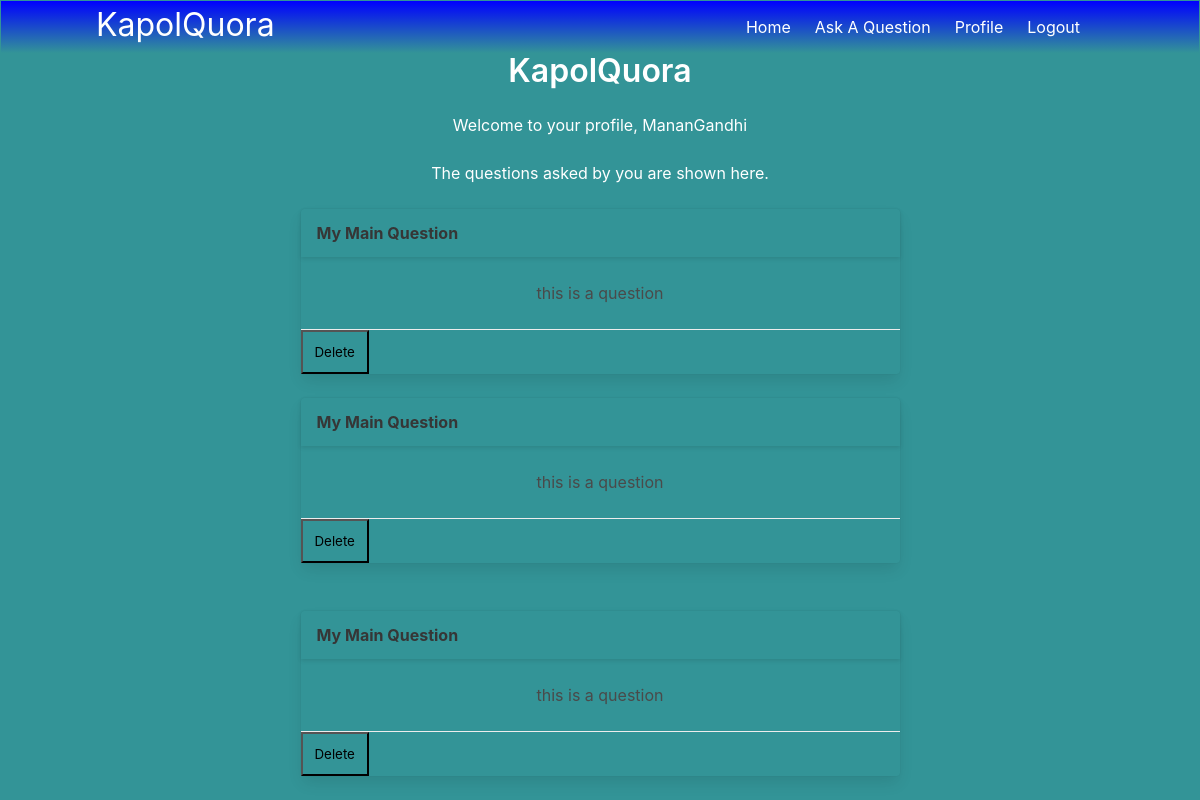
The app's page /profile (signed in), older data.
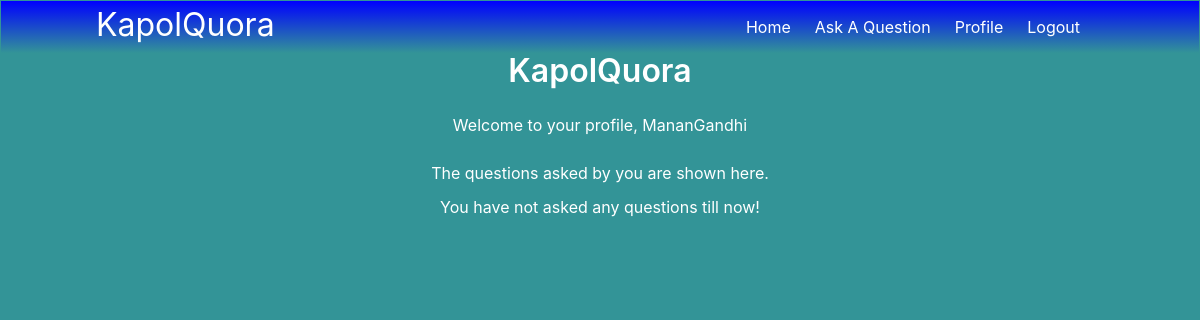
The same page, newer data.
### models.py (models this page shows)
class Questions(db.Model):
    sno=db.Column(db.Integer, primary_key=True)
    question=db.Column(db.String(1000))
    description=db.Column(db.String(100000))
    author=db.Column(db.String(1000))
    std=db.Column(db.Integer())
    answer=db.Column(db.String(100000))

### main.py (the view)
@main.route('/profile')
@login_required
def profile():
    return render_template('profile.html', data=Questions.query.filter(Questions.author==current_user.name).all(), user=current_user.name)

### initial.py (called while the page is built)
def create_app():
    app = Flask(__name__)
    app.config['FLASK_ADMIN_SWATCH'] = 'cerulean'
    app.config['SECRET_KEY'] = 'This-is-my-Secret'
    app.config['SQLALCHEMY_DATABASE_URI'] = 'sqlite:///db.sqlite'
    db.init_app(app)
    login_manager = LoginManager()
    login_manager.login_view = 'auth.login'
    login_manager.init_app(app)
    from models import User
    @login_manager.user_loader
    def load_user(user_id):
        return User.query.get(int(user_id))
    from auth import auth as auth_blueprint
    app.register_blueprint(auth_blueprint)
    from main import main as main_blueprint
    app.register_blueprint(main_blueprint)
    return app

### templates/profile.html (shortened to what this page needs)
{% extends "base.html" %}
{% block content %}
<div style="position:relative; top:0%; text-align: center;">
<h1 class="title">KapolQuora</h1>
<h2>Welcome to your profile, {{user}}</h2><br>
<h5>The questions asked by you are shown here.</h5>
{% if data %}
{% for x in data %}
<br>
<div class="card" style="text-align: center; margin:auto; width: 50%; background-color: transparent;">
    <div class="card-header" style="align-content: center;">
      <p class="card-header-title" style="align-content: center;">
        {{x.question}}
      </p>
    </div>
    <div class="card-content">
      <div class="content">
            {{x.description}}
        <br>
      </div>
    </div>
    <footer class="card-footer" id="answers-area-{{x.sno}}"><form action="/delete" method="POST"><input name="sno" type="text" value="{{x.sno}}" hidden><button class="card-footer-item" style="background-color: transparent; margin:auto;">Delete</button></form></footer>
  </div>
</div>
{% endfor %}
{% else %}
    <h4 style="padding-top:10px">You have not asked any questions till now!</h4>
{% endif %}
{% endblock %}

Row changes from the older to the newer data that the page shows:
removed Questions: question "My Main Question", description "this is a question"
removed Questions: question "My Main Question", description "this is a question"
removed Questions: question "My Main Question", description "this is a question"
Text that changed along with them:
text now shown: "You have not asked any questions till now!"
